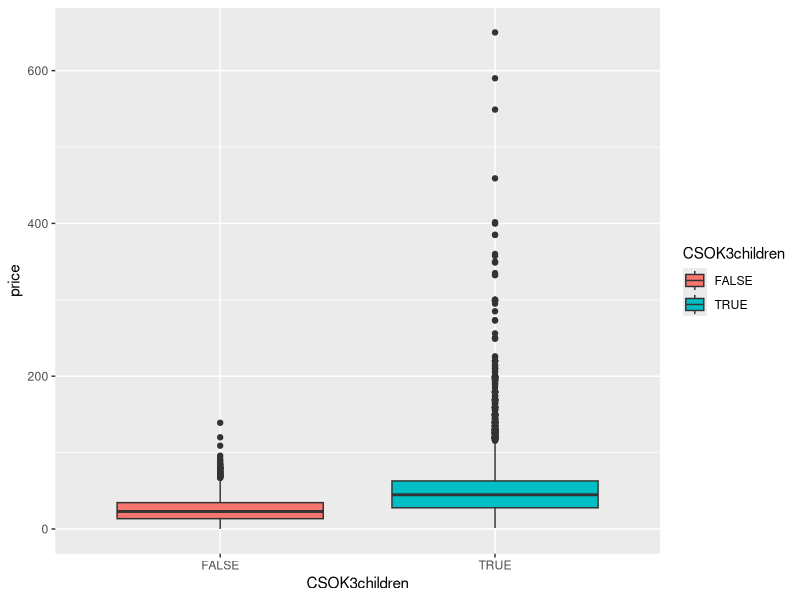
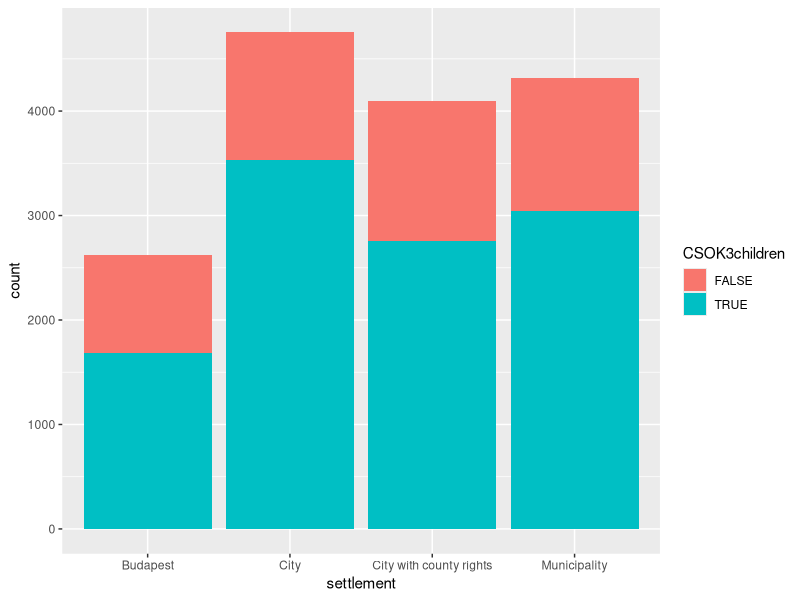
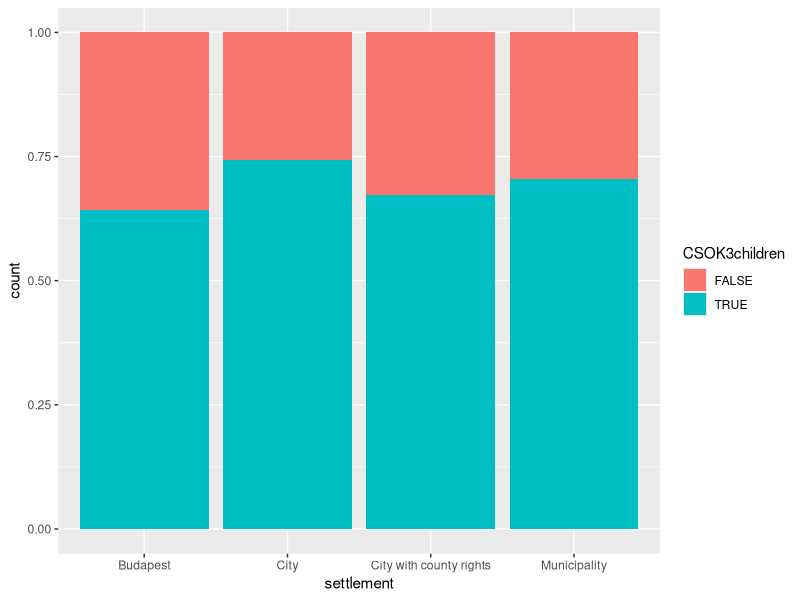
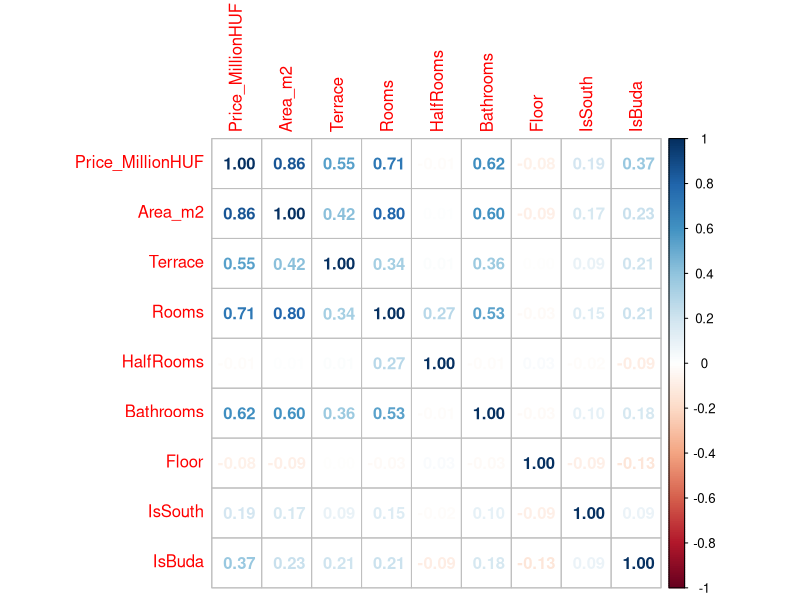
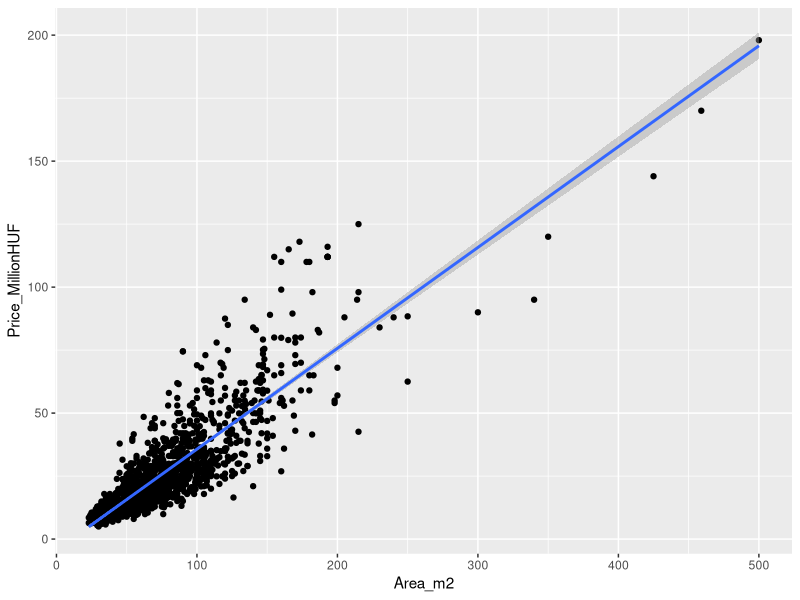
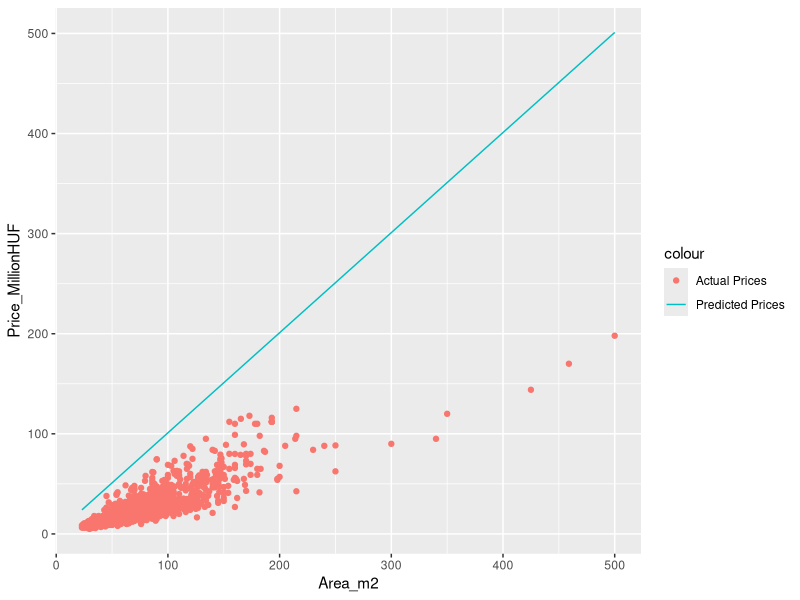
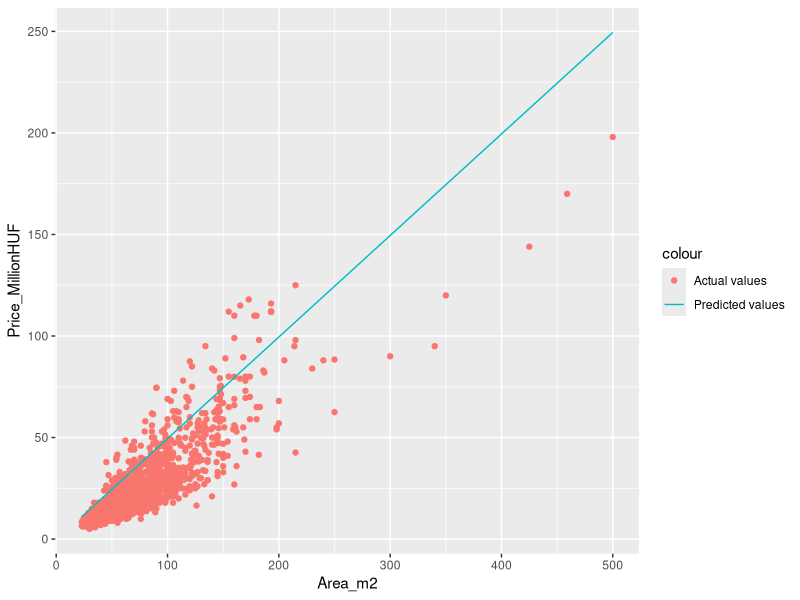
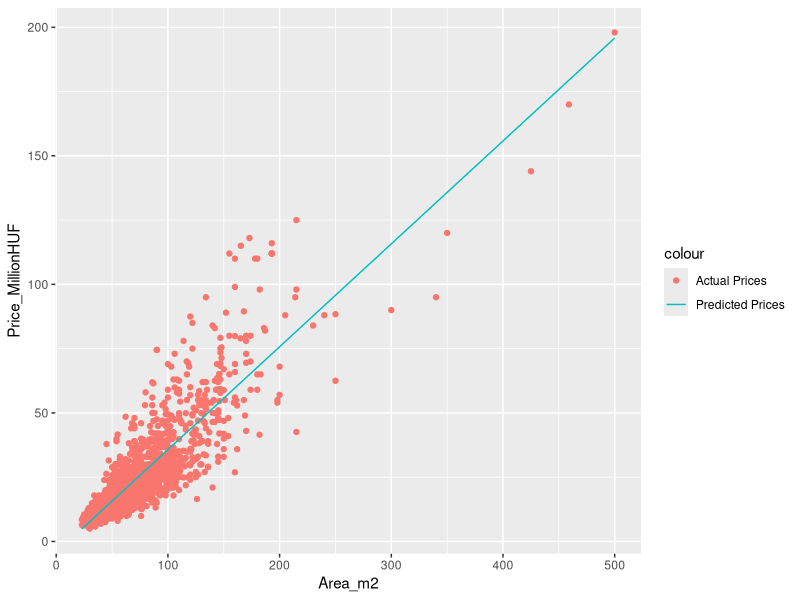

Generate these figures, in order, with R:
## ---- chunk 1
knitr::opts_chunk$set(echo = TRUE)
## ---- chunk 2
library(readxl)
CSOK <- read_excel("CSOK.xlsx")
str(CSOK)
## ---- chunk 3
CSOK$settlement <- as.factor(CSOK$settlement)
CSOK$type <- as.factor(CSOK$type)
CSOK$CSOK3children <- as.logical(CSOK$CSOK3children)
str(CSOK)
## ---- chunk 4

x <- data.frame("Type of Relationship" = c("Mixed", "Association", "Correlation"),
                "Scales of Measurement" = c("categorical-numerical", "categorical-categorical", "numerical-numerical"),
                "Visualization" = c("Groupped Box Plot", "Stacked Column Chart", "Scatter Plot"),
                "Statistical Tools" = c("ANalysis Of VAriances (ANOVA)", "Cramer's V and Chi-squared Test", "Correlation and Simple Linear Regression"))

knitr::kable(
  x, align = "cc"
)
## ---- chunk 5
library(ggplot2)
ggplot(data = CSOK, aes(y = price, x=CSOK3children, fill = CSOK3children)) +
  geom_boxplot()
## ---- chunk 6
aov(price ~ CSOK3children, data = CSOK)
## ---- chunk 7
sd(CSOK$price)^2 * (nrow(CSOK)-1)
## ---- chunk 8
table(CSOK$CSOK3children)
## ---- chunk 9
oneway.test(price ~ CSOK3children, data = CSOK, var.equal = FALSE)
## ---- chunk 10
ggplot(data = CSOK, aes(x = settlement, fill = CSOK3children)) +
  geom_bar()
## ---- chunk 11
ggplot(data = CSOK, aes(x = settlement, fill = CSOK3children)) +
  geom_bar(position = "fill")
## ---- chunk 12
table(CSOK[,c("settlement", "CSOK3children")])
## ---- chunk 13
round(prop.table(table(CSOK[,c("settlement", "CSOK3children")]))*100, 1)
## ---- chunk 14
round(prop.table(table(CSOK[,c("settlement", "CSOK3children")]), 1)*100, 1)
## ---- chunk 15
test_of_indep <- chisq.test(table(CSOK[,c("settlement", "CSOK3children")]))
test_of_indep
## ---- chunk 16
test_of_indep$expected
## ---- chunk 17
sqrt(test_of_indep$statistic/(nrow(CSOK)*(2-1)))
## ---- chunk 18
BP_Flats <- read_excel("BP_Flats.xlsx")
str(BP_Flats)
## ---- chunk 19
library(corrplot)
CorrMatrix <- cor(BP_Flats[,1:9])
corrplot(CorrMatrix, method="number")
## ---- chunk 20
ggplot(data = BP_Flats, aes(x = Area_m2, y = Price_MillionHUF)) +
  geom_point() +
  stat_smooth(method=lm) # this chunk of code gives us the line best fitting the dots on the plot
## ---- chunk 21
cor(BP_Flats$Price_MillionHUF, BP_Flats$Area_m2)
## ---- chunk 22
cor(BP_Flats$Price_MillionHUF, BP_Flats$Area_m2)^2 * 100
## ---- chunk 23
# Initially we set all Beta to 1
Beta0 <- 1
Beta1 <- 1

# We calculate the predicted y with these Betas
BP_Flats$PredPrice <- Beta1*BP_Flats$Area_m2 + Beta0

# We can calculate the prediction error for each flat
BP_Flats$Error <- BP_Flats$Price_MillionHUF - BP_Flats$PredPrice

# Let's see what we created
head(BP_Flats[,c("Price_MillionHUF", "PredPrice", "Error")])
## ---- chunk 24
ggplot(data = BP_Flats, aes(x = Area_m2)) +
  geom_point(aes(y = Price_MillionHUF, color="Actual Prices")) +
  geom_line(aes(y = PredPrice, color="Predicted Prices"))
## ---- chunk 25
# One method
sum(BP_Flats$Error^2)

# Other method
sum((BP_Flats$Price_MillionHUF - BP_Flats$PredPrice)^2)
## ---- chunk 26
# Redefine the Betas
Beta0 <- -0.5
Beta1 <- 0.5

# Calculate the predicted prices using the new Betas
BP_Flats$PredPrice <- Beta1*BP_Flats$Area_m2 + Beta0

# We can also calculate the prediction error
BP_Flats$Error <- BP_Flats$Price_MillionHUF - BP_Flats$PredPrice

# Let's plot our new regression line on a scatter plot
ggplot(data = BP_Flats, aes(x = Area_m2)) +
  geom_point(aes(y = Price_MillionHUF, color="Actual values")) +
  geom_line(aes(y = PredPrice, color="Predicted values"))
## ---- chunk 27
sum(BP_Flats$Error^2)
## ---- chunk 28
# Define the function
SSE <- function(x) {
  sum((BP_Flats$Price_MillionHUF-(x[1]+x[2]*BP_Flats$Area_m2))^2)
}

# Using the function with $\beta_j$ = 1 as its parameters
SSE(c(1,1))
## ---- chunk 29
result <- optim(c(1,1),SSE) # We set (1,1) as our initial beta values, we start the optimization from here
## ---- chunk 30
result$par # par - parameters, these our our Betas
result$value # The minimalized SSE
## ---- chunk 31
# Redefine the Betas
Beta0 <- result$par[1]
Beta1 <- result$par[2]

# Calculate the predicted prices
BP_Flats$PredPrice <- Beta1*BP_Flats$Area_m2 + Beta0

# We can also calculate the prediction error
BP_Flats$Error <- BP_Flats$Price_MillionHUF - BP_Flats$PredPrice

# We can plot the new regression line on a scatter plot
ggplot(data = BP_Flats, aes(x = Area_m2)) +
  geom_point(aes(y = Price_MillionHUF, color="Actual Prices")) +
  geom_line(aes(y = PredPrice, color="Predicted Prices"))
## ---- chunk 32
SST <- sum((BP_Flats$Price_MillionHUF - mean(BP_Flats$Price_MillionHUF))^2)
SST
## ---- chunk 33
1 - result$value / SST
## ---- chunk 34
model<- lm(Price_MillionHUF ~ Area_m2, data = BP_Flats) # Notice, that the dependent variables is separated by a ~ sign
summary(model)
## ---- chunk 35
confint(model) # 95% confidence level is the default
confint(model, level = 0.99) # But we can change that of course
